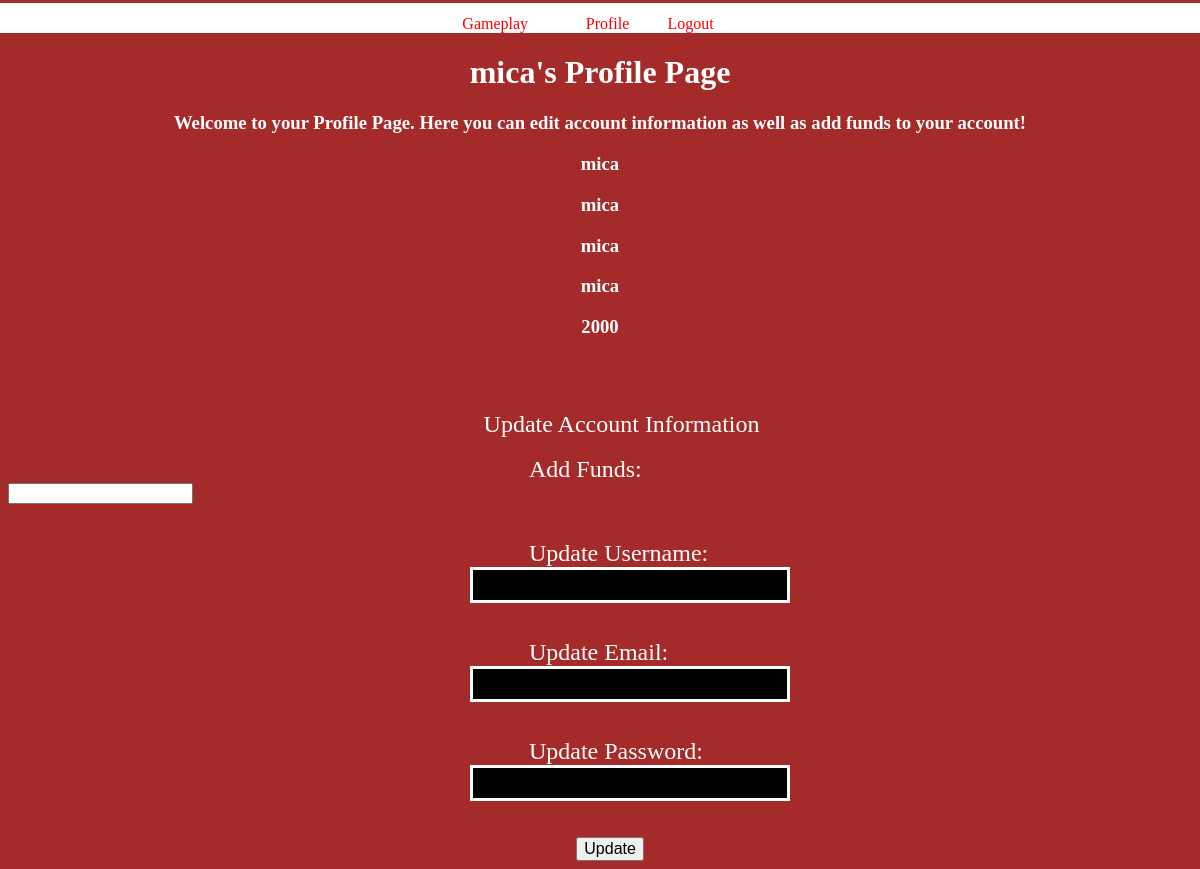
Before: /profile_page (signed in) with the older database file.
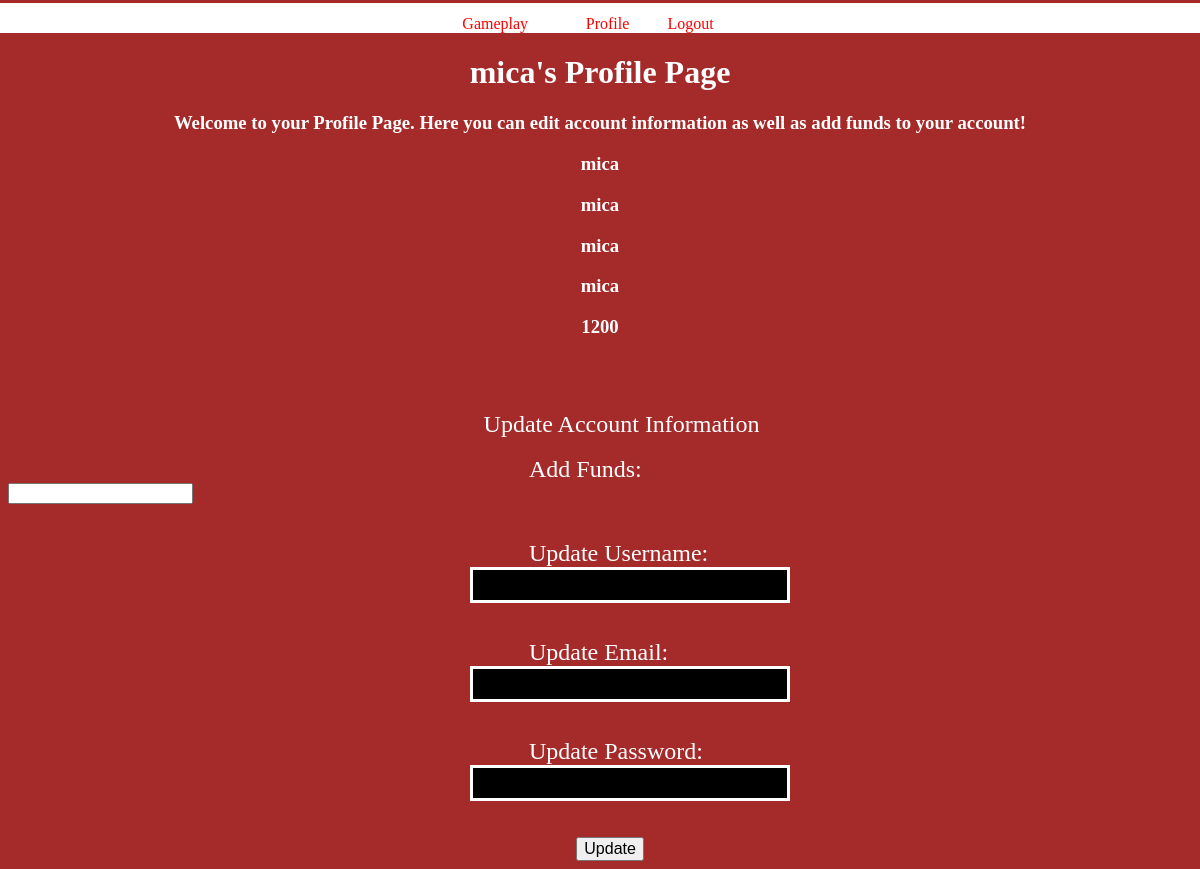
After: the same page with the newer database file.
### package/Databases/database_model.py (models this page shows, shortened)
class User(db.Model, UserMixin):
    __tablename__ = 'user'
    id          = db.Column(db.Integer, primary_key=True)
    first_name  = db.Column(db.String(60), nullable=False)
    last_name   = db.Column(db.String(60), nullable=False)
    email       = db.Column(db.String(60), unique=True, nullable=False)
    username    = db.Column(db.String(60), nullable=False, unique=True)
    password    = db.Column(db.String(60), nullable=False)
    funds       = db.Column(db.Integer, nullable=True)
    player      = db.relationship("Player", uselist=False, backref='user')

### package/routes/AccountRoutes.py (the view, shortened to what this page needs)
@login_required
@app.route('/profile_page', methods=['GET', 'POST'])
def profile_page():
    form = UpdateAccountFlaskForm()
    delete_form = DeleteAccountFlaskForm()
    if delete_form.validate_on_submit():
        db.session.delete(current_user)
        db.session.commit()
        return redirect(url_for('login'))
    return render_template("ProfilePage.html", form=form, delete_form=delete_form)

### package/Forms/AccountForms.py (shortened to what this page needs)
class UpdateAccountFlaskForm(FlaskForm):
    add_funds = IntegerField("Add Funds: ")
    username = StringField('Update Username: ')
    email = StringField('Update Email: ')
    password = PasswordField('Update Password: ')
    submit = SubmitField('Update')

class DeleteAccountFlaskForm(FlaskForm):
    submit = SubmitField('Delete Account')

### package/Databases/database_model.py (called while the page is built)
@login_manager.user_loader
def load_user(user_id):
    return User.query.get(int(user_id))

### package/templates/ProfilePage.html (shortened to what this page needs)
{% extends "ParentAccount/ParentTemplate.html" %}
{% block stylesheet %}
    <link href="../static/css/GameplayStyle.css" rel="stylesheet" type="text/css">
{% endblock %}
{% block profile_page %}
    <h1 align="center" id="title">{{ current_user.username }}'s Profile Page</h1>
    <h3 align="center" id="title">Welcome to your Profile Page.  Here you can edit account information as well
        as add funds to your account!
    </h3>
    <h3 align="center" id="title">{{ current_user.first_name }}</h3>
    <h3 align="center" id="title">{{ current_user.last_name }}</h3>
    <h3 align="center" id="title">{{ current_user.email }}</h3>
    <h3 align="center" id="title">{{ current_user.username }}</h3>
    <h3 align="center" id="title">{{ current_user.funds }}</h3>
    <br><br><br>
    <form class="form" action="" name="EditAccount" method="post">
        <legend id="legend">Update Account Information</legend><br>
        <label id="form_label">{{ form.add_funds.label }}</label><br>
        {% if form.add_funds.errors %}
            <div class="form_errors">
                {% for error in form.add_funds.errors %}
                    {{ error }}
                {% endfor %}
            </div>
        {% else %}
            {{ form.add_funds }}<br><br><br>
        {% endif %}
        <label id="form_label">{{ form.username.label }}</label><br>
        {% if form.username.errors %}
            {% for error in form.username.errors %}
                {{ error }}
            {% endfor %}
        {% else %}
            {{ form.username }}<br><br><br>
        {% endif %}
        <label id="form_label">{{ form.email.label }}</label><br>
        {% if form.email.errors %}
            {% for error in form.email.errors %}
                {{ error }}
            {% endfor %}
        {% else %}
            {{ form.email }}<br><br><br>
        {% endif %}
        <label id="form_label">{{ form.password.label }}</label><br>
        {% if form.password.errors %}
            {% for error in form.password.errors %}
                {{ error }}
            {% endfor %}
        {% else %}
            {{ form.password }}<br><br><br>
        {% endif %}
        {{ form.submit }}
    </form>
{% endblock %}

Changed rows visible on the page:
changed User "mica": funds "2000" → "1200"
